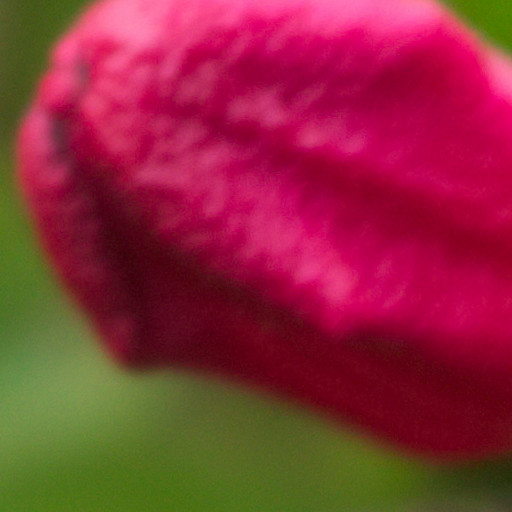
#> input picture codes/image.png, 512 x 512 px
$ python -i HILL.py   (imports and definitions only)   (older library calls are emulated)
#> lines starting #> are read from the running program, lines starting #| are printed output that depends on the picture
#!/usr/bin/env python3

# Copyright (c) 2020 Daniel Lerch Hostalot. All rights reserved.
#
# Permission is hereby granted, free of charge, to any person obtaining a
# copy of this software and associated documentation files (the "Software"),
# to deal in the Software without restriction, including without limitation
# the rights to use, copy, modify, merge, publish, distribute, sublicense,
# and/or sell copies of the Software, and to permit persons to whom the
# Software is furnished to do so, subject to the following conditions:
#
# The above copyright notice and this permission notice shall be included in
# all copies or substantial portions of the Software.
#
# THE SOFTWARE IS PROVIDED "AS IS", WITHOUT WARRANTY OF ANY KIND, EXPRESS
# OR IMPLIED, INCLUDING BUT NOT LIMITED TO THE WARRANTIES OF MERCHANTABILITY,
# FITNESS FOR A PARTICULAR PURPOSE AND NONINFRINGEMENT. IN NO EVENT SHALL THE
# AUTHORS OR COPYRIGHT HOLDERS BE LIABLE FOR ANY CLAIM, DAMAGES OR OTHER
# LIABILITY, WHETHER IN AN ACTION OF CONTRACT, TORT OR OTHERWISE, ARISING
# FROM, OUT OF OR IN CONNECTION WITH THE SOFTWARE OR THE USE OR OTHER
# DEALINGS IN THE SOFTWARE.


# This implementation is based on the paper:
# A New Cost Function for Spatial Image Steganography
# by Bin Li, Ming Wang, Jiwu Huang and Xiaolong Li.


import os
import sys
import glob
import imageio
import scipy.signal
import numpy as np

from multiprocessing.dummy import Pool as ThreadPool
#np.set_printoptions(suppress=True)


def hill_cost(I):
    HF1 = np.array([
        [-1, 2, -1],
        [ 2,-4,  2],
        [-1, 2, -1]
    ])
    H2 = np.ones((3, 3)).astype(np.float)/3**2
    HW = np.ones((15, 15)).astype(np.float)/15**2

    R1 = scipy.signal.convolve2d(I, HF1, mode='same', boundary='symm')
    W1 = scipy.signal.convolve2d(np.abs(R1), H2, mode='same', boundary='symm')
    rho=1./(W1+10**(-10))
    cost = scipy.signal.convolve2d(rho, HW, mode='same', boundary='symm')
    return cost

# [78 lines left out: functions ternary_entropyf, calc_lambda, embedding_simulator, hide, not called in this run]


# [23 lines not run here, left out]


>>> import cv2
>>> picture = cv2.imread('../codes/image.png', cv2.IMREAD_GRAYSCALE)
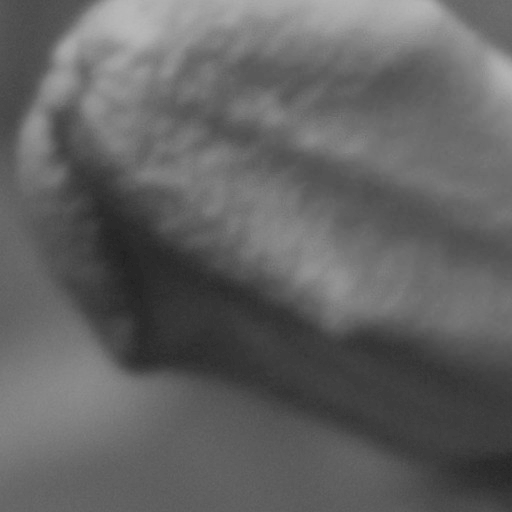
#> picture: shape (512, 512); min 34, max 187, mean 98.3
>>> result = hill_cost(picture)
#> in hill_cost, `R1 = scipy.signal.convolve2d(I, HF1, mode='same', boundary='symm')`:
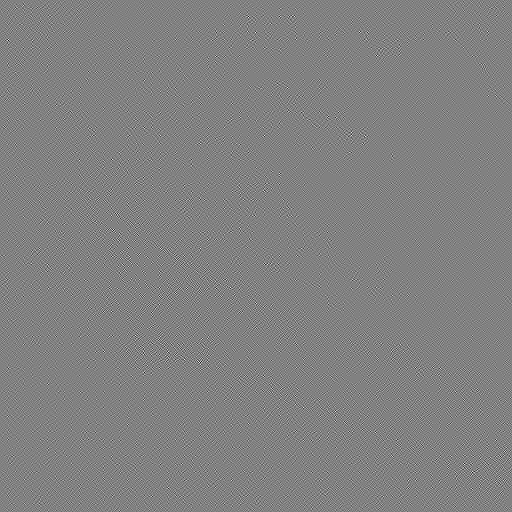
#> R1: shape (512, 512) int64; min -30, max 29, mean 0; drawn with min black and max white
#> in hill_cost, `W1 = scipy.signal.convolve2d(np.abs(R1), H2, mode='same', boundary='sy..`:
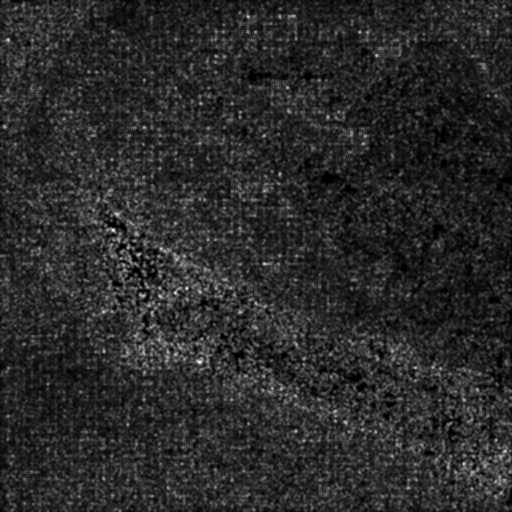
#> W1: shape (512, 512) float64; min 0, max 18.78, mean 3.16; drawn with min black and max white
#> in hill_cost, `rho=1./(W1+10**(-10))`:
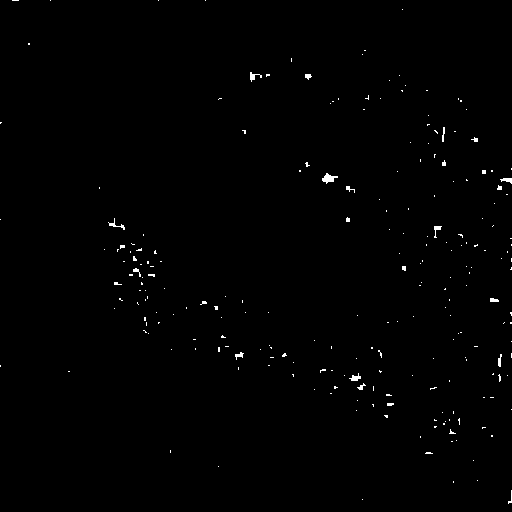
#> rho: shape (512, 512) float64; min 0.0533, max 1e+10, mean 53863525.8; drawn with min black and max white
#> in hill_cost, `cost = scipy.signal.convolve2d(rho, HW, mode='same', boundary='symm')`:
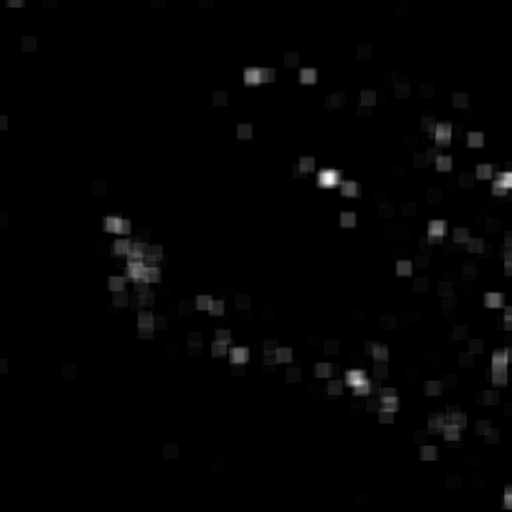
#> cost: shape (512, 512) float64; min 0.16, max 3.87e+09, mean 53863525.8; drawn with min black and max white
